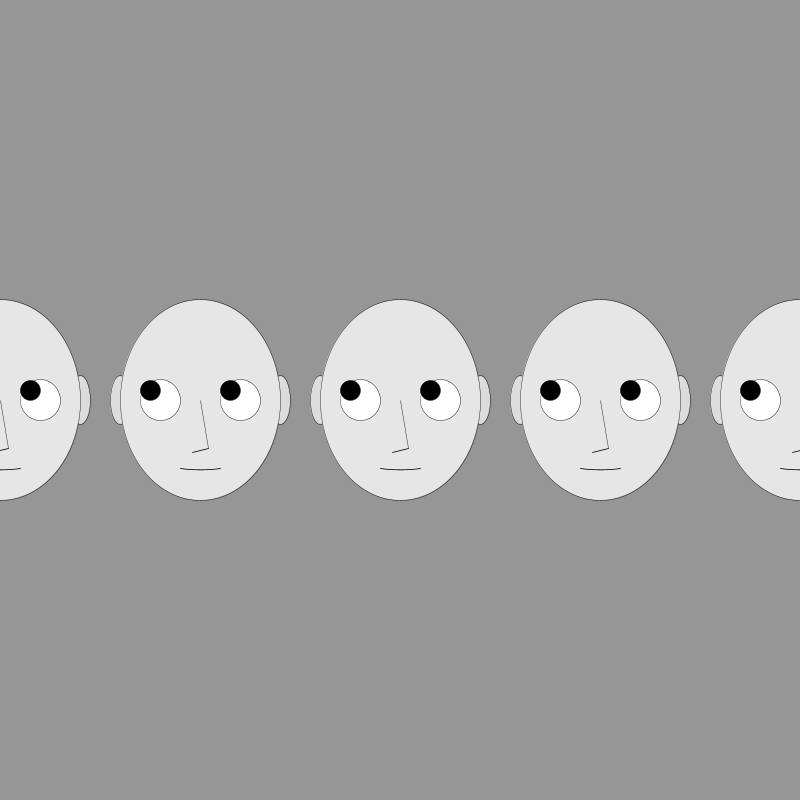
Frame 1 (no input)
Frame 60 (the mouse pressed at the canvas centre just before this capture): identical to frame 1, image omitted
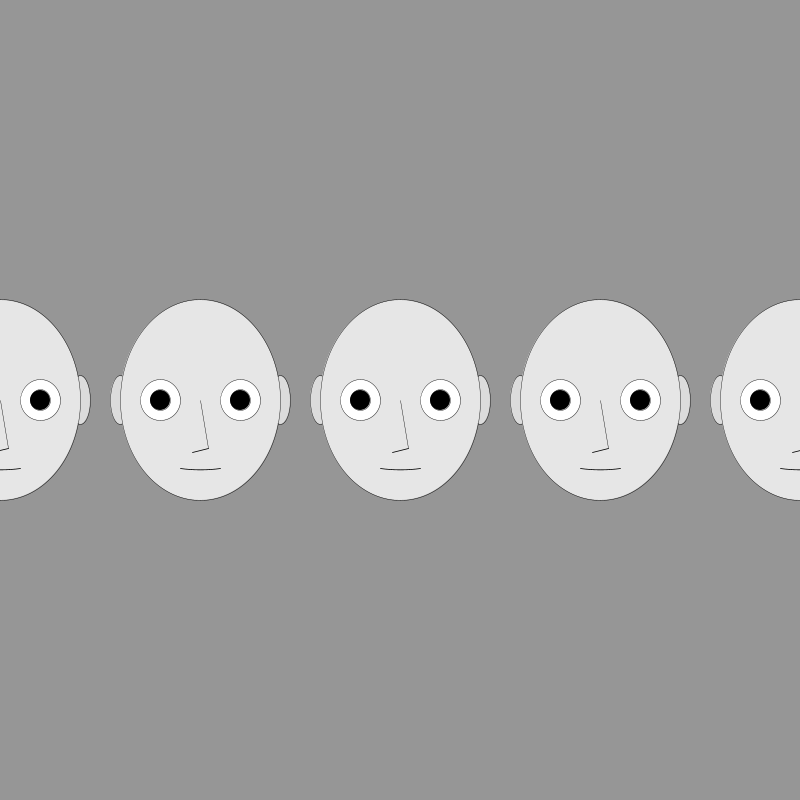
Frame 120 (the mouse held since frame 60 and released just before this capture)

The Processing sketch that drew these frames (run headless with seeded random() and noise(); from frame 60 on, the mouse is pressed at the canvas centre):

// Processing sketch: translation
// ── translation.pde
void setup() {
  size(800, 800);
}

void draw() {
  background(150);
  // translate to the middle of the screen, draw a face, 
  // translate again to the right, draw another face, and repeat
  translate(0, height/2);
  scale(0.4);   // scales down the entire canvas
  drawFace(0, 0);
  translate(500, 0);
  drawFace(0, 0);
  translate(500, 0);
  drawFace(0, 0);
  translate(500, 0);
  drawFace(0, 0);
  translate(500, 0);
  drawFace(0, 0);
}

void drawFace(float x, float y) {
  float faceX = x;
  float faceY = y;
  float faceW = 400;
  float faceH = 500;
  float rEyeX = faceX + 100;
  float rEyeY = faceY;
  float lEyeX = faceX - 100;
  float lEyeY = faceY;

  // notice these functions inside the drawFace() function take arguments from drawFace()
  drawEars(faceX, faceY);
  drawHead(faceX, faceY, faceW, faceH);
  drawEyes(rEyeX, rEyeY, lEyeX, lEyeY);
  drawNose(faceX, faceY);
  drawMouth(faceX, faceY);
}

void drawEars(float x, float y) {
  strokeWeight(1);
  fill(220);
  ellipse(x - 200, y, 50, 120);
  ellipse(x + 200, y, 50, 120);
}

void drawHead(float x, float y, float w, float h) {
  strokeWeight(1);
  fill(230);
  ellipse(x, y, w, h);
}

void drawEyes(float rx, float ry, float lx, float ly) {
  fill(255);
  ellipse(rx, ry, 100, 100);
  ellipse(lx, ly, 100, 100);
  fill(0);
  float mouseDistanceModifier = 0.06;
  ellipse(rx + (mouseX - width/2) * mouseDistanceModifier, 
    ry + (mouseY - height/2) * mouseDistanceModifier, 50, 50);
  ellipse(lx + (mouseX - width/2) * mouseDistanceModifier, 
    ly + (mouseY - height/2) * mouseDistanceModifier, 50, 50);
}

void drawNose(float x, float y) {
  strokeWeight(1);
  line(x, y, x + 20, y + 120);
  strokeWeight(2);
  line(x - 20, y + 130, x + 20, y + 120);
}

void drawMouth(float x, float y) {
  strokeWeight(2);
  noFill();
  arc(x, y + 150, 200, 50, PI/3, 2*PI/3);
}
